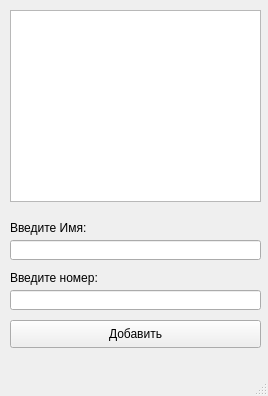
<?xml version="1.0" encoding="UTF-8"?>
<ui version="4.0">
 <class>MainWindow</class>
 <widget class="QMainWindow" name="MainWindow">
  <property name="geometry">
   <rect>
    <x>0</x>
    <y>0</y>
    <width>268</width>
    <height>396</height>
   </rect>
  </property>
  <property name="windowTitle">
   <string>MainWindow</string>
  </property>
  <widget class="QWidget" name="centralwidget">
   <widget class="QListWidget" name="listWidget">
    <property name="geometry">
     <rect>
      <x>10</x>
      <y>10</y>
      <width>251</width>
      <height>192</height>
     </rect>
    </property>
    <property name="sortingEnabled">
     <bool>true</bool>
    </property>
   </widget>
   <widget class="QLineEdit" name="lineEdit">
    <property name="geometry">
     <rect>
      <x>10</x>
      <y>240</y>
      <width>251</width>
      <height>20</height>
     </rect>
    </property>
   </widget>
   <widget class="QPushButton" name="pushButton">
    <property name="geometry">
     <rect>
      <x>10</x>
      <y>320</y>
      <width>251</width>
      <height>28</height>
     </rect>
    </property>
    <property name="text">
     <string>Добавить</string>
    </property>
   </widget>
   <widget class="QLabel" name="label">
    <property name="geometry">
     <rect>
      <x>10</x>
      <y>220</y>
      <width>101</width>
      <height>16</height>
     </rect>
    </property>
    <property name="text">
     <string>Введите Имя:</string>
    </property>
   </widget>
   <widget class="QLineEdit" name="lineEdit_2">
    <property name="geometry">
     <rect>
      <x>10</x>
      <y>290</y>
      <width>251</width>
      <height>20</height>
     </rect>
    </property>
    <property name="text">
     <string/>
    </property>
   </widget>
   <widget class="QLabel" name="label_2">
    <property name="geometry">
     <rect>
      <x>10</x>
      <y>270</y>
      <width>101</width>
      <height>16</height>
     </rect>
    </property>
    <property name="text">
     <string>Введите номер:</string>
    </property>
   </widget>
  </widget>
  <widget class="QMenuBar" name="menubar">
   <property name="geometry">
    <rect>
     <x>0</x>
     <y>0</y>
     <width>268</width>
     <height>26</height>
    </rect>
   </property>
  </widget>
  <widget class="QStatusBar" name="statusbar"/>
 </widget>
 <resources/>
 <connections/>
</ui>
